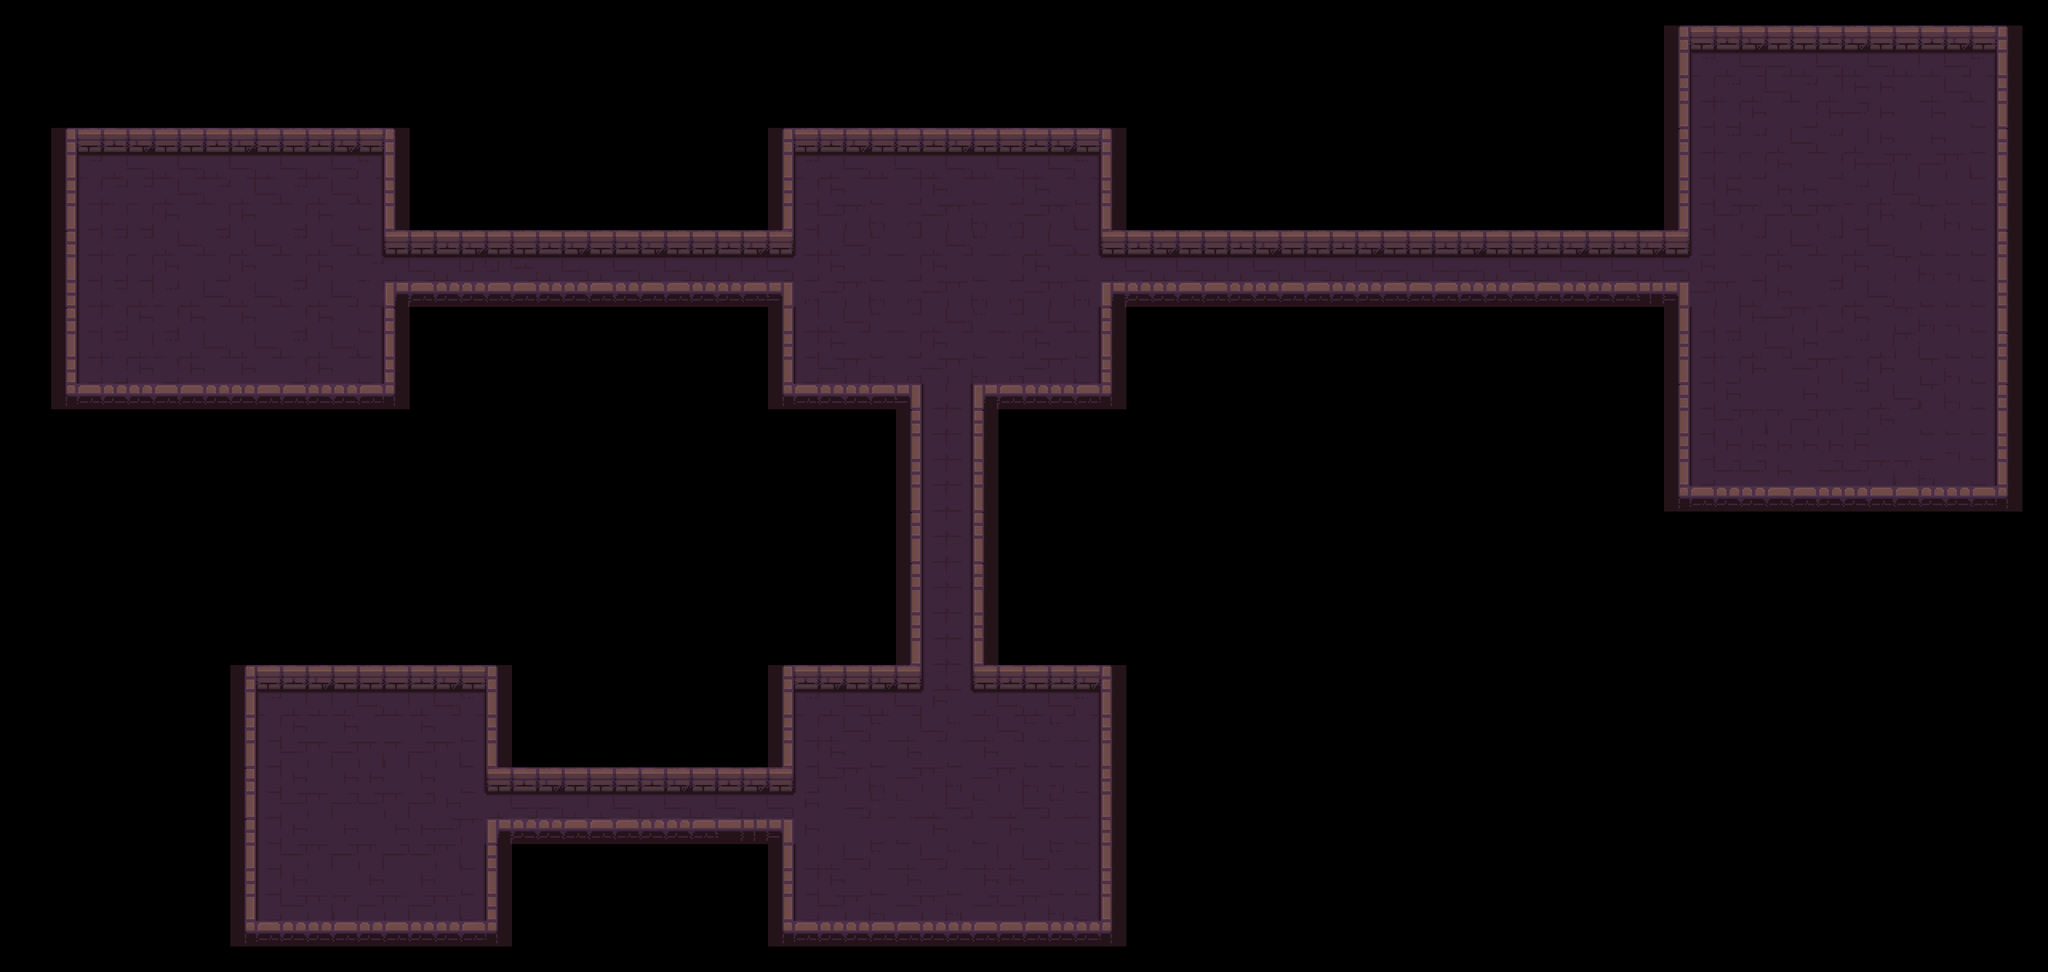

Tiled map render using the project's own tile images. Description and the map definition, with tile-layer contents summarised, below:
An orthogonal 80x38 tile map with 64x64 px tiles, 2 tile layers (Floor, Walls), 2 tilesets.

<map version="1.10" tiledversion="1.11.2" orientation="orthogonal" renderorder="right-down" width="80" height="38" tilewidth="64" tileheight="64" infinite="0" nextlayerid="3" nextobjectid="1">
 <tileset firstgid="1" name="Dungeon_Tileset_main" tilewidth="64" tileheight="64" tilecount="100" columns="10">
  <image source="../../assetPack/character and tileset/Dungeon_Tileset.png" width="640" height="640" />
 </tileset>
 <tileset firstgid="101" source="Dungeon_Tileset_main.tsx" />
 <layer id="2" name="Floor" width="80" height="38">
  <data>[3040 cells, 712 non-empty, 22 distinct tile ids]</data>
 </layer>
 <layer id="1" name="Walls" width="80" height="38">
  <data>[3040 cells, 341 non-empty, 23 distinct tile ids]</data>
 </layer>
</map>
